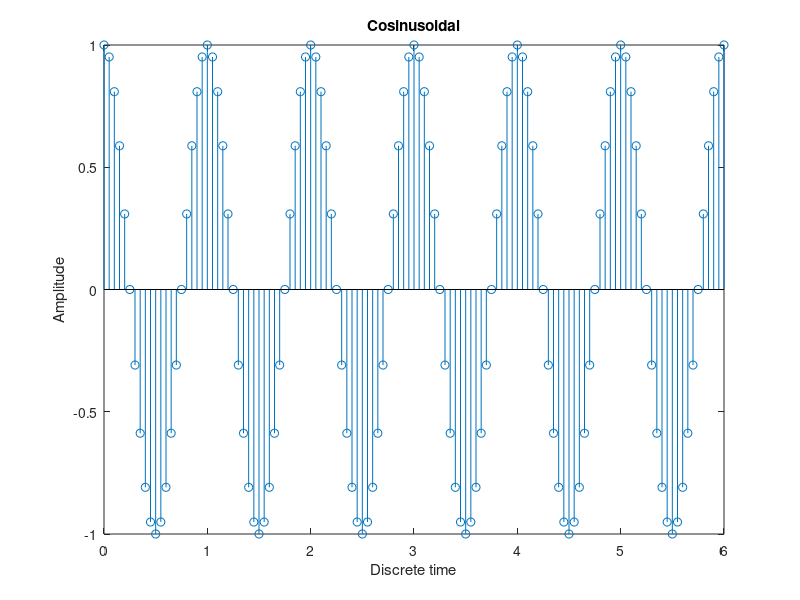

The MATLAB script that drew this image:
% 
% n = 0:0.01:2*pi;
% x1 = sin(n);
% figure;
% plot(n,x1,'r-.','LineWidth',1.1);
% xlabel("time in seconds");
% ylabel("amplitude ");
% 

clc; close all; clear all;
t=0:0.05:6; 
y= cos(2*pi*t); 
stem(t,y); 
xlabel('Discrete time');
ylabel('Amplitude');
title('Cosinusoidal')
